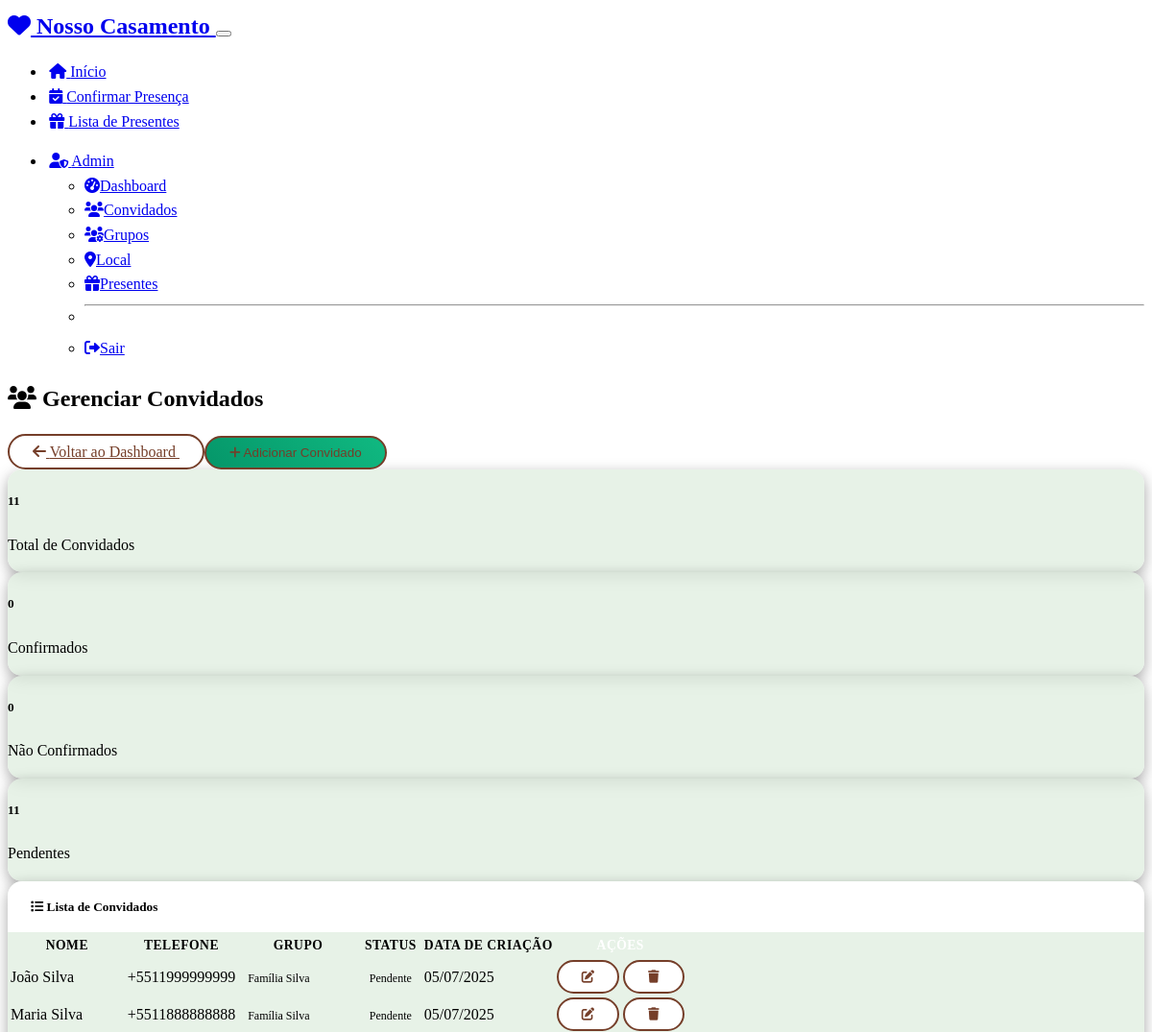
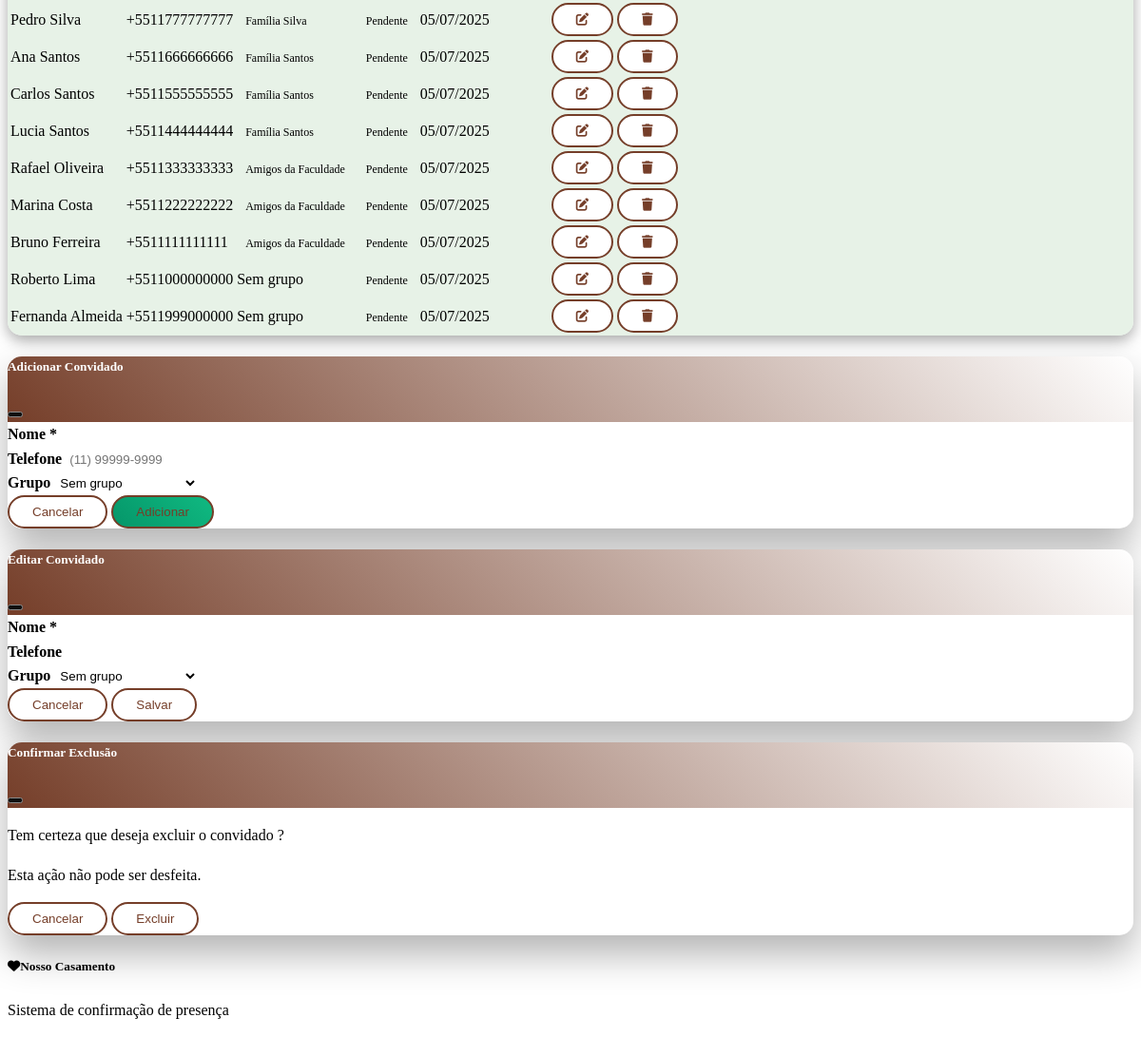
/admin/guests (signed in), run on the app's committed database (2 pictures, top to bottom).
### models.py (models this page shows, shortened)
class Guest(db.Model):
    id = db.Column(db.Integer, primary_key=True)
    name = db.Column(db.String(200), nullable=False)
    phone = db.Column(db.String(20))  # Número de telefone/WhatsApp
    rsvp_status = db.Column(db.String(20), default='pendente')  # pendente, confirmado, nao_confirmado
    group_id = db.Column(db.Integer, db.ForeignKey('guest_group.id'), nullable=True)
    created_at = db.Column(db.DateTime, default=datetime.utcnow)
    updated_at = db.Column(db.DateTime, default=datetime.utcnow, onupdate=datetime.utcnow)

class GuestGroup(db.Model):
    id = db.Column(db.Integer, primary_key=True)
    name = db.Column(db.String(200), nullable=False)  # ex: "Família Silva"
    description = db.Column(db.Text)
    created_at = db.Column(db.DateTime, default=datetime.utcnow)
    guests = db.relationship('Guest', backref='group', lazy=True)

### routes.py (the view)
@app.route('/admin/guests')
def admin_guests():
    if 'admin_id' not in session:
        flash('Acesso negado! Faça login primeiro.', 'danger')
        return redirect(url_for('admin_login'))
    guests = Guest.query.all()
    groups = GuestGroup.query.all()
    total_guests = len(guests)
    confirmed_guests = len([g for g in guests if g.rsvp_status == 'confirmado'])
    declined_guests = len([g for g in guests if g.rsvp_status == 'nao_confirmado'])
    pending_guests = len([g for g in guests if g.rsvp_status == 'pendente'])
    return render_template('admin_guests.html',
                         guests=guests,
                         groups=groups,
                         total_guests=total_guests,
                         confirmed_guests=confirmed_guests,
                         declined_guests=declined_guests,
                         pending_guests=pending_guests)

### templates/admin_guests.html (shortened to what this page needs)
{% extends "base.html" %}
{% block content %}
<div class="row">
    <div class="col-12">
        <div class="d-flex justify-content-between align-items-center mb-4">
            <h2>
                <i class="fas fa-users me-2"></i>
                Gerenciar Convidados
            </h2>
            <div>
                <a href="{{ url_for('admin_dashboard') }}" class="btn btn-outline-secondary me-2">
                    <i class="fas fa-arrow-left me-2"></i>
                    Voltar ao Dashboard
                </a>
                <button type="button" class="btn btn-success" data-bs-toggle="modal" data-bs-target="#addGuestModal">
                    <i class="fas fa-plus me-2"></i>
                    Adicionar Convidado
                </button>
            </div>
        </div>
        <div class="row mb-4">
            <div class="col-md-3">
                <div class="card bg-primary text-white">
                    <div class="card-body">
                        <h5>{{ total_guests }}</h5>
                        <p class="mb-0">Total de Convidados</p>
                    </div>
                </div>
            </div>
            <div class="col-md-3">
                <div class="card bg-success text-white">
                    <div class="card-body">
                        <h5>{{ confirmed_guests }}</h5>
                        <p class="mb-0">Confirmados</p>
                    </div>
                </div>
            </div>
            <div class="col-md-3">
                <div class="card bg-danger text-white">
                    <div class="card-body">
                        <h5>{{ declined_guests }}</h5>
                        <p class="mb-0">Não Confirmados</p>
                    </div>
                </div>
            </div>
            <div class="col-md-3">
                <div class="card bg-warning text-white">
                    <div class="card-body">
                        <h5>{{ pending_guests }}</h5>
                        <p class="mb-0">Pendentes</p>
                    </div>
                </div>
            </div>
        </div>
        <div class="card">
            <div class="card-header">
                <h5 class="mb-0">
                    <i class="fas fa-list me-2"></i>
                    Lista de Convidados
                </h5>
            </div>
            <div class="card-body">
                {% if guests %}
                <div class="table-responsive">
                    <table class="table table-striped">
                        <thead>
                            <tr>
                                <th>Nome</th>
                                <th>Telefone</th>
                                <th>Grupo</th>
                                <th>Status</th>
                                <th>Data de Criação</th>
                                <th class="text-white fw-bold">AÇÕES</th>
                            </tr>
                        </thead>
                        <tbody>
                            {% for guest in guests %}
                            <tr>
                                <td>{{ guest.name }}</td>
                                <td>{{ guest.phone or '-' }}</td>
                                <td>
                                    {% if guest.group %}
                                        <span class="badge bg-info">{{ guest.group.name }}</span>
                                    {% else %}
                                        <span class="text-muted">Sem grupo</span>
                                    {% endif %}
                                </td>
                                <td>
                                    {% if guest.rsvp_status == 'confirmado' %}
                                        <span class="badge bg-success">Confirmado</span>
                                    {% elif guest.rsvp_status == 'nao_confirmado' %}
                                        <span class="badge bg-danger">Não Confirmado</span>
                                    {% else %}
                                        <span class="badge bg-warning">Pendente</span>
                                    {% endif %}
                                </td>
                                <td>{{ guest.created_at.strftime('%d/%m/%Y') }}</td>
                                <td>
                                    <button type="button" class="btn btn-sm btn-outline-primary me-1"
                                            onclick="editGuest({{ guest.id }}, '{{ guest.name }}', '{{ guest.phone or '' }}', {{ guest.group_id or 'null' }})">
                                        <i class="fas fa-edit"></i>
                                    </button>
                                    <button type="button" class="btn btn-sm btn-outline-danger"
                                            onclick="deleteGuest({{ guest.id }}, '{{ guest.name }}')">
                                        <i class="fas fa-trash"></i>
                                    </button>
                                </td>
                            </tr>
                            {% endfor %}
                        </tbody>
                    </table>
                </div>
                {% else %}
                <div class="text-center py-4">
                    <i class="fas fa-users fa-3x text-muted mb-3"></i>
                    <h5>Nenhum convidado cadastrado</h5>
                    <p class="text-muted">Adicione o primeiro convidado para começar</p>
                </div>
                {% endif %}
            </div>
        </div>
    </div>
</div>
<div class="modal fade" id="addGuestModal" tabindex="-1">
    <div class="modal-dialog">
        <div class="modal-content">
            <div class="modal-header">
                <h5 class="modal-title">Adicionar Convidado</h5>
                <button type="button" class="btn-close" data-bs-dismiss="modal"></button>
            </div>
            <form method="POST" action="{{ url_for('add_guest') }}">
                <div class="modal-body">
                    <div class="mb-3">
                        <label for="name" class="form-label">Nome *</label>
                        <input type="text" class="form-control" id="name" name="name" required>
                    </div>
                    <div class="mb-3">
                        <label for="phone" class="form-label">Telefone</label>
                        <input type="tel" class="form-control" id="phone" name="phone" placeholder="(11) 99999-9999">
                    </div>
                    <div class="mb-3">
                        <label for="group_id" class="form-label">Grupo</label>
                        <select class="form-select" id="group_id" name="group_id">
                            <option value="">Sem grupo</option>
                        </select>
                    </div>
                </div>
                <div class="modal-footer">
                    <button type="button" class="btn btn-secondary" data-bs-dismiss="modal">Cancelar</button>
                    <button type="submit" class="btn btn-success">Adicionar</button>
                </div>
            </form>
        </div>
    </div>
</div>
<div class="modal fade" id="editGuestModal" tabindex="-1">
    <div class="modal-dialog">
        <div class="modal-content">
            <div class="modal-header">
                <h5 class="modal-title">Editar Convidado</h5>
                <button type="button" class="btn-close" data-bs-dismiss="modal"></button>
            </div>
            <form method="POST" id="editGuestForm">
                <div class="modal-body">
                    <div class="mb-3">
                        <label for="edit_name" class="form-label">Nome *</label>
                        <input type="text" class="form-control" id="edit_name" name="name" required>
                    </div>
                    <div class="mb-3">
                        <label for="edit_phone" class="form-label">Telefone</label>
                        <input type="tel" class="form-control" id="edit_phone" name="phone">
                    </div>
                    <div class="mb-3">
                        <label for="edit_group_id" class="form-label">Grupo</label>
                        <select class="form-select" id="edit_group_id" name="group_id">
                            <option value="">Sem grupo</option>
                        </select>
                    </div>
                </div>
                <div class="modal-footer">
                    <button type="button" class="btn btn-secondary" data-bs-dismiss="modal">Cancelar</button>
                    <button type="submit" class="btn btn-primary">Salvar</button>
                </div>
            </form>
        </div>
    </div>
</div>
<div class="modal fade" id="deleteGuestModal" tabindex="-1">
    <div class="modal-dialog">
        <div class="modal-content">
            <div class="modal-header">
                <h5 class="modal-title">Confirmar Exclusão</h5>
                <button type="button" class="btn-close" data-bs-dismiss="modal"></button>
            </div>
            <div class="modal-body">
                <p>Tem certeza que deseja excluir o convidado <strong id="deleteGuestName"></strong>?</p>
                <p class="text-muted">Esta ação não pode ser desfeita.</p>
            </div>
            <div class="modal-footer">
                <button type="button" class="btn btn-secondary" data-bs-dismiss="modal">Cancelar</button>
                <form method="POST" id="deleteGuestForm" style="display: inline;">
                    <button type="submit" class="btn btn-danger">Excluir</button>
                </form>
            </div>
        </div>
    </div>
</div>
{% endblock %}

### static/style.css (style rules this page uses)
:root { --wedding-primary: rgb(117, 62, 41); --wedding-secondary: white; --wedding-accent: blue; --wedding-gold: #fbbf24; }
body { color: black; line-height: 1.6; }
.card { background: rgb(225, 239, 225, 0.8); color: black; border: none; border-radius: 15px; box-shadow: rgba(0, 0, 0, 0.35) 0px 5px 15px; transition: all 0.3s ease; overflow: hidden; }
.card-header { background: white; color: black; border: none; padding: 1rem 1.5rem; }
.card-header h3, .card-header h5, .card-header h6 { margin: 0; color: black; }
.btn { border-radius: 25px; padding: 0.5rem 1.5rem; font-weight: 500; transition: all 0.3s ease; border: 2px solid var(--wedding-primary); color: var(--wedding-primary); background: var(--wedding-secondary); }
.btn-success { background: linear-gradient(45deg, #059669, #10b981); }
.btn-outline-primary { border: 2px solid var(--wedding-primary); color: var(--wedding-primary); background-color: white; }
.table { border-radius: 10px; overflow: hidden; }
.table th { background: var(--bs-dark); color: black; border: none; font-weight: 600; text-transform: uppercase; font-size: 0.85rem; letter-spacing: 0.5px; }
.table th.text-white.fw-bold { color: #ffffff !important; font-weight: 700 !important; text-transform: uppercase; }
.table td { vertical-align: middle; border-color: rgba(255, 255, 255, 0.1); }
.badge { font-size: 0.75rem; padding: 0.5em 0.75em; border-radius: 15px; }
.form-control, .form-select { border-radius: 10px; border: 2px solid rgba(255, 255, 255, 0.2); background: rgba(255, 255, 255, 0.05); transition: all 0.3s ease; }
.form-label { font-weight: 600; color: var(--bs-body-color); margin-bottom: 0.5rem; }
.modal-content { border-radius: 15px; border: none; box-shadow: 0 20px 40px rgba(0, 0, 0, 0.3); }
.modal-header { background: linear-gradient(45deg, var(--wedding-primary), var(--wedding-secondary)); color: white; border: none; border-radius: 15px 15px 0 0; }
.modal-header .btn-close { filter: invert(1); }

### data on the page
Guest: name "João Silva", phone "+5511999999999", group.name "Família Silva", rsvp_status "Pendente", created_at "05/07/2025"
Guest: name "Maria Silva", phone "+5511888888888", group.name "Família Silva", rsvp_status "Pendente", created_at "05/07/2025"
Guest: name "Pedro Silva", phone "+5511777777777", group.name "Família Silva", rsvp_status "Pendente", created_at "05/07/2025"
Guest: name "Ana Santos", phone "+5511666666666", group.name "Família Santos", rsvp_status "Pendente", created_at "05/07/2025"
Guest: name "Carlos Santos", phone "+5511555555555", group.name "Família Santos", rsvp_status "Pendente", created_at "05/07/2025"
Guest: name "Lucia Santos", phone "+5511444444444", group.name "Família Santos", rsvp_status "Pendente", created_at "05/07/2025"
Guest: name "Rafael Oliveira", phone "+5511333333333", group.name "Amigos da Faculdade", rsvp_status "Pendente", created_at "05/07/2025"
Guest: name "Marina Costa", phone "+5511222222222", group.name "Amigos da Faculdade", rsvp_status "Pendente", created_at "05/07/2025"
Guest: name "Bruno Ferreira", phone "+5511111111111", group.name "Amigos da Faculdade", rsvp_status "Pendente", created_at "05/07/2025"
Guest: name "Roberto Lima", phone "+5511000000000", shows "Sem grupo", rsvp_status "Pendente", created_at "05/07/2025"
Guest: name "Fernanda Almeida", phone "+5511999000000", shows "Sem grupo", rsvp_status "Pendente", created_at "05/07/2025"

### other printed values
{{ total_guests }} "11"
{{ confirmed_guests }} "0"
{{ declined_guests }} "0"
{{ pending_guests }} "11"
